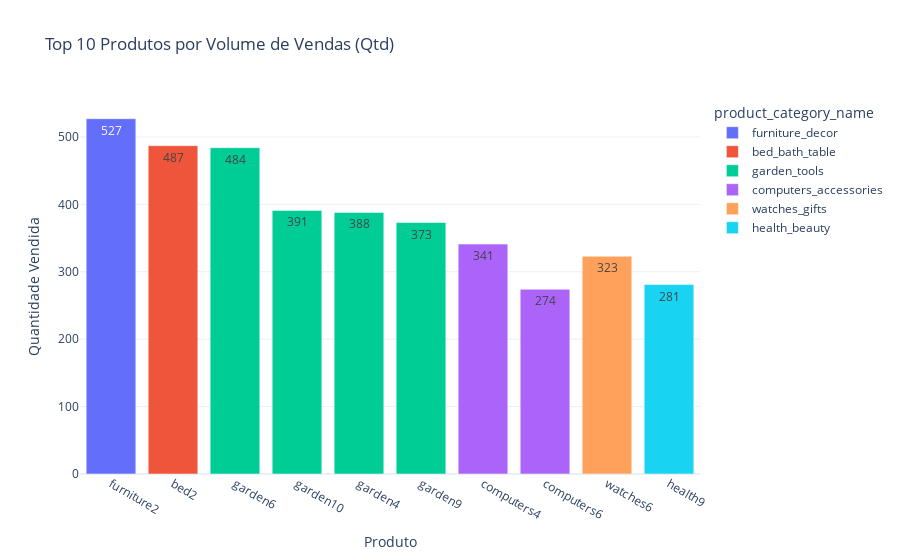

Here is the notebook cell this chart was saved with:
### Code cell
# Top 10 por Volume (Qtd)
top_qty = prod_agg.sort_values('qty', ascending=False).head(10)

fig = px.bar(top_qty, x='product_id', y='qty', 
             color='product_category_name', 
             title='Top 10 Produtos por Volume de Vendas (Qtd)',
             text_auto=True,
             template='plotly_white')
fig.update_layout(xaxis_title="Produto", yaxis_title="Quantidade Vendida")
fig.show()

### Figure 1 — Plotly figure (JSON) as saved in the notebook; plotly's stock layout.template omitted (floating-point values rounded to 4 significant figures)
{"data": [{"alignmentgroup": "True", "hovertemplate": "product_category_name=furniture_decor<br>product_id=%{x}<br>qty=%{y}<extra></extra>", "legendgroup": "furniture_decor", "marker": {"color": "#636efa", "pattern": {"shape": ""}}, "name": "furniture_decor", "offsetgroup": "furniture_decor", "orientation": "v", "showlegend": true, "textposition": "auto", "texttemplate": "%{y}", "type": "bar", "x": ["furniture2"], "xaxis": "x", "y": [527], "yaxis": "y"}, {"alignmentgroup": "True", "hovertemplate": "product_category_name=bed_bath_table<br>product_id=%{x}<br>qty=%{y}<extra></extra>", "legendgroup": "bed_bath_table", "marker": {"color": "#EF553B", "pattern": {"shape": ""}}, "name": "bed_bath_table", "offsetgroup": "bed_bath_table", "orientation": "v", "showlegend": true, "textposition": "auto", "texttemplate": "%{y}", "type": "bar", "x": ["bed2"], "xaxis": "x", "y": [487], "yaxis": "y"}, {"alignmentgroup": "True", "hovertemplate": "product_category_name=garden_tools<br>product_id=%{x}<br>qty=%{y}<extra></extra>", "legendgroup": "garden_tools", "marker": {"color": "#00cc96", "pattern": {"shape": ""}}, "name": "garden_tools", "offsetgroup": "garden_tools", "orientation": "v", "showlegend": true, "textposition": "auto", "texttemplate": "%{y}", "type": "bar", "x": ["garden6", "garden10", "garden4", "garden9"], "xaxis": "x", "y": [484, 391, 388, 373], "yaxis": "y"}, {"alignmentgroup": "True", "hovertemplate": "product_category_name=computers_accessories<br>product_id=%{x}<br>qty=%{y}<extra></extra>", "legendgroup": "computers_accessories", "marker": {"color": "#ab63fa", "pattern": {"shape": ""}}, "name": "computers_accessories", "offsetgroup": "computers_accessories", "orientation": "v", "showlegend": true, "textposition": "auto", "texttemplate": "%{y}", "type": "bar", "x": ["computers4", "computers6"], "xaxis": "x", "y": [341, 274], "yaxis": "y"}, {"alignmentgroup": "True", "hovertemplate": "product_category_name=watches_gifts<br>product_id=%{x}<br>qty=%{y}<extra></extra>", "legendgroup": "watches_gifts", "marker": {"color": "#FFA15A", "pattern": {"shape": ""}}, "name": "watches_gifts", "offsetgroup": "watches_gifts", "orientation": "v", "showlegend": true, "textposition": "auto", "texttemplate": "%{y}", "type": "bar", "x": ["watches6"], "xaxis": "x", "y": [323], "yaxis": "y"}, {"alignmentgroup": "True", "hovertemplate": "product_category_name=health_beauty<br>product_id=%{x}<br>qty=%{y}<extra></extra>", "legendgroup": "health_beauty", "marker": {"color": "#19d3f3", "pattern": {"shape": ""}}, "name": "health_beauty", "offsetgroup": "health_beauty", "orientation": "v", "showlegend": true, "textposition": "auto", "texttemplate": "%{y}", "type": "bar", "x": ["health9"], "xaxis": "x", "y": [281], "yaxis": "y"}], "layout": {"barmode": "relative", "legend": {"title": {"text": "product_category_name"}, "tracegroupgap": 0}, "title": {"text": "Top 10 Produtos por Volume de Vendas (Qtd)"}, "xaxis": {"anchor": "y", "domain": [0, 1], "title": {"text": "Produto"}}, "yaxis": {"anchor": "x", "domain": [0, 1], "title": {"text": "Quantidade Vendida"}}}}
